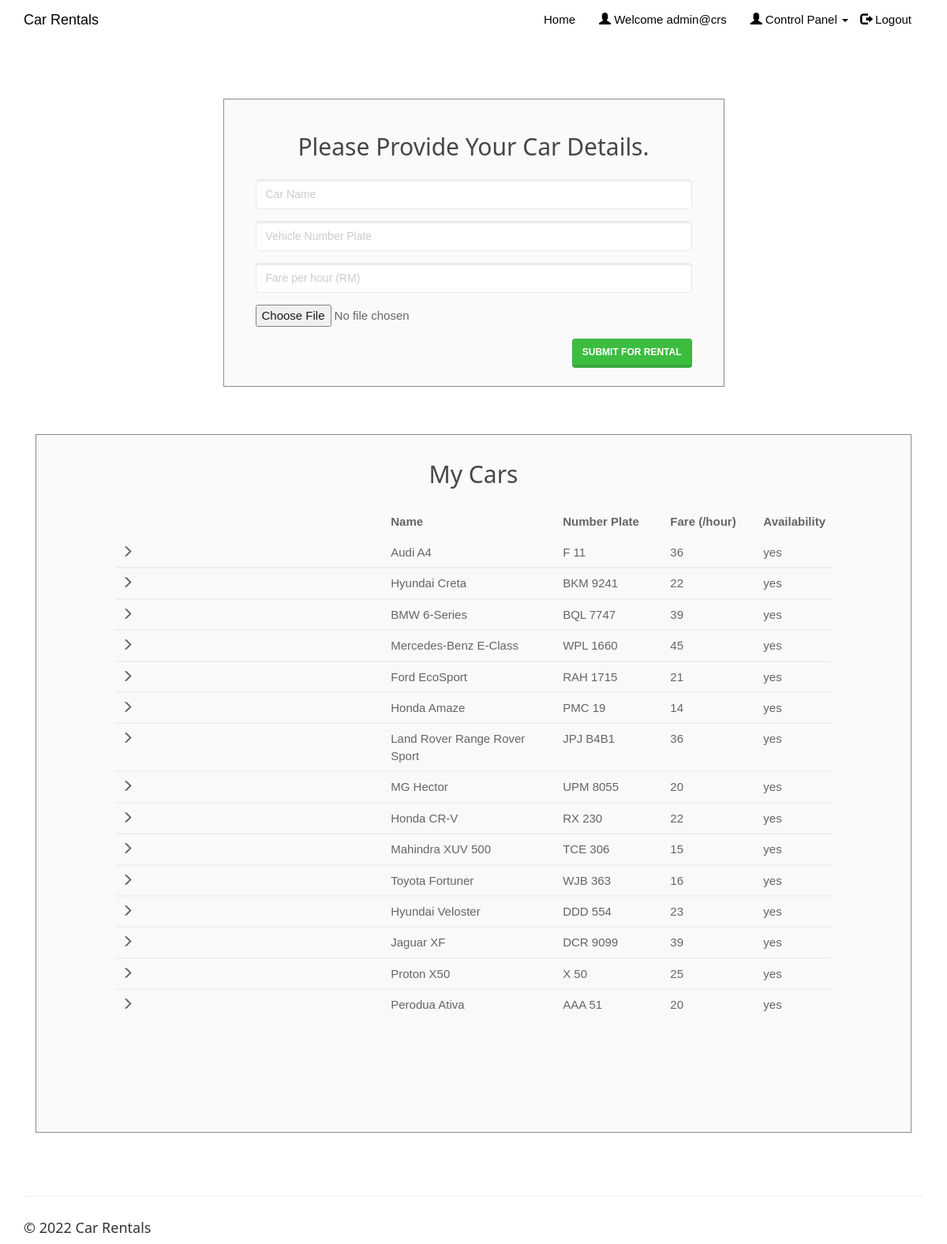
The app's page /php/entercar.php (signed in) with its own data.
### tables this page shows
CREATE TABLE `cars` (
  `car_id` int(20) NOT NULL,
  `car_name` varchar(50) NOT NULL,
  `car_nameplate` varchar(50) NOT NULL,
  `car_img` varchar(50) DEFAULT 'NA',
  `ac_price` float NOT NULL,
  `car_availability` varchar(10) NOT NULL
);

### php/entercar.php (the view, shortened to what this page needs)
<!DOCTYPE html>
<html>
<?php
include('session_client.php'); ?>
<head>
    <link rel="stylesheet" href="assets/bootstrap/css/bootstrap.min.css">
    <link rel="stylesheet" href="assets/fonts/font-awesome.min.css">
    <link rel="stylesheet" type="text/css" href="assets/css/customerlogin.css">
    <link rel="stylesheet" href="assets/w3css/w3.css">
    <link rel="stylesheet" type="text/css" media="screen" href="assets/css/clientpage.css" />
</head>
<body>
    <nav class="navbar navbar-custom navbar-fixed-top" role="navigation" style="color: black">
        <div class="container">
            <div class="navbar-header">
                <a class="navbar-brand page-scroll" href="index.php">
                   Car Rentals </a>
            </div>
            <?php
                if(isset($_SESSION['login_client'])){
            ?>
            <div class="collapse navbar-collapse navbar-right navbar-main-collapse">
                <ul class="nav navbar-nav">
                    <li>
                        <a href="index.php">Home</a>
                    </li>
                    <li>
                        <a href="#"><span class="glyphicon glyphicon-user"></span> Welcome <?php echo $_SESSION['login_client']; ?></a>
                    </li>
                    <li>
                    <ul class="nav navbar-nav navbar-right">
            <li><a href="#" class="dropdown-toggle active" data-toggle="dropdown" role="button" aria-haspopup="true" aria-expanded="false"><span class="glyphicon glyphicon-user"></span> Control Panel <span class="caret"></span> </a>
            </li>
          </ul>
                    </li>
                    <li>
                        <a href="logout.php"><span class="glyphicon glyphicon-log-out"></span> Logout</a>
                    </li>
                </ul>
            </div>
            <?php
                }
                ?>
        </div>
    </nav>
    <div class="container" style="margin-top: 65px;" >
    <div class="col-md-7" style="float: none; margin: 0 auto;">
      <div class="form-area">
        <form role="form" action="entercar1.php" enctype="multipart/form-data" method="POST">
        <br style="clear: both">
          <h3 style="margin-bottom: 25px; text-align: center; font-size: 30px;"> Please Provide Your Car Details. </h3>
          <div class="form-group">
            <input type="text" class="form-control" id="car_name" name="car_name" placeholder="Car Name " required autofocus="">
          </div>
          <div class="form-group">
            <input type="text" class="form-control" id="car_nameplate" name="car_nameplate" placeholder="Vehicle Number Plate" required>
          </div>
          <div class="form-group">
            <input type="text" class="form-control" id="ac_price" name="ac_price" placeholder="Fare per hour (RM)" required>
          </div>
          <div class="form-group">
            <input name="uploadedimage" type="file">
          </div>
           <button type="submit" id="submit" name="submit" class="btn btn-success pull-right"> Submit for Rental</button>
        </form>
      </div>
    </div>
        <div class="col-md-12" style="float: none; margin: 0 auto;">
    <div class="form-area" style="padding: 0px 100px 100px 100px;">
        <form action="" method="POST">
        <br style="clear: both">
          <h3 style="margin-bottom: 25px; text-align: center; font-size: 30px;"> My Cars </h3>
<?php
$user_check=$_SESSION['login_client'];
$sql = "SELECT * FROM cars WHERE car_id IN (SELECT car_id FROM clientcars WHERE client_username='$user_check');";
$result = mysqli_query($conn, $sql);
if (mysqli_num_rows($result) > 0) {
  ?>
<div style="overflow-x:auto;">
  <table class="table table-striped">
    <thead class="thead-dark">
      <tr>
        <th></th>
        <th width="24%"> Name</th>
        <th width="15%"> Number Plate </th>
        <th width="13%"> Fare (/hour) </th>
        <th width="1%"> Availability </th>
      </tr>
    </thead>
    <?PHP
      while($row = mysqli_fetch_assoc($result)){
    ?>
  <tbody>
    <tr>
      <td> <span class="glyphicon glyphicon-menu-right"></span> </td>
      <td><?php echo $row["car_name"]; ?></td>
      <td><?php echo $row["car_nameplate"]; ?></td>
      <td><?php echo $row["ac_price"]; ?></td>
      <td><?php echo $row["car_availability"]; ?></td>
    </tr>
  </tbody>
  <?php } ?>
  </table>
  </div>
    <br>
  <?php } else { ?>
  <h4><center>0 Cars available</center> </h4>
  <?php } ?>
        </form>
</div>
        </div>
    </div>
</body>
<footer class="site-footer">
        <div class="container">
            <hr>
            <div class="row">
                <div class="col-sm-6">
                    <h5>© <?php echo date("Y"); ?> Car Rentals</h5>
                </div>
            </div>
        </div>
    </footer>
</html>

### assets/css/customerlogin.css (style rules this page uses)
body, html { height: 100%; }
body { padding-top: 50px; background-size: 100%; }
footer { display: block; }

### faq/assets/w3css/w3.css (style rules this page uses)
*,*:before,*:after { box-sizing:inherit }
html { -ms-text-size-adjust:100%;-webkit-text-size-adjust:100% }
body { margin:0 }
article,aside,details,figcaption,figure,footer,header,main,menu,nav,section,summary { display:block }
a { background-color:transparent;-webkit-text-decoration-skip:objects }
hr { box-sizing:content-box;height:0;overflow:visible }
button,input,select,textarea { font:inherit;margin:0 }
button,input { overflow:visible }
button,select { text-transform:none }
button,html [type=button],[type=reset],[type=submit] { -webkit-appearance:button }
html,body { font-family:Verdana,sans-serif;font-size:15px;line-height:1.5 }
html { overflow-x:hidden }
h3 { font-size:24px }
h5 { font-size:18px }
h1,h2,h3,h4,h5,h6 { font-family:"Segoe UI",Arial,sans-serif;font-weight:400;margin:10px 0 }
hr { border:0;border-top:1px solid #eee;margin:20px 0 }
a { color:inherit }

### records on screen
cars: car_name "Audi A4", car_nameplate "F 11", ac_price "36", car_availability "yes"
cars: car_name "Hyundai Creta", car_nameplate "BKM 9241", ac_price "22", car_availability "yes"
cars: car_name "BMW 6-Series", car_nameplate "BQL 7747", ac_price "39", car_availability "yes"
cars: car_name "Mercedes-Benz E-Class", car_nameplate "WPL 1660", ac_price "45", car_availability "yes"
cars: car_name "Ford EcoSport", car_nameplate "RAH 1715", ac_price "21", car_availability "yes"
cars: car_name "Honda Amaze", car_nameplate "PMC 19", ac_price "14", car_availability "yes"
cars: car_name "Land Rover Range Rover Sport", car_nameplate "JPJ B4B1", ac_price "36", car_availability "yes"
cars: car_name "MG Hector", car_nameplate "UPM 8055", ac_price "20", car_availability "yes"
cars: car_name "Honda CR-V", car_nameplate "RX 230", ac_price "22", car_availability "yes"
cars: car_name "Mahindra XUV 500", car_nameplate "TCE 306", ac_price "15", car_availability "yes"
cars: car_name "Toyota Fortuner", car_nameplate "WJB 363", ac_price "16", car_availability "yes"
cars: car_name "Hyundai Veloster", car_nameplate "DDD 554", ac_price "23", car_availability "yes"
cars: car_name "Jaguar XF", car_nameplate "DCR 9099", ac_price "39", car_availability "yes"
cars: car_name "Proton X50", car_nameplate "X 50", ac_price "25", car_availability "yes"
cars: car_name "Perodua Ativa", car_nameplate "AAA 51", ac_price "20", car_availability "yes"

### other values on screen
$_SESSION['login_client'] "admin@crs"
